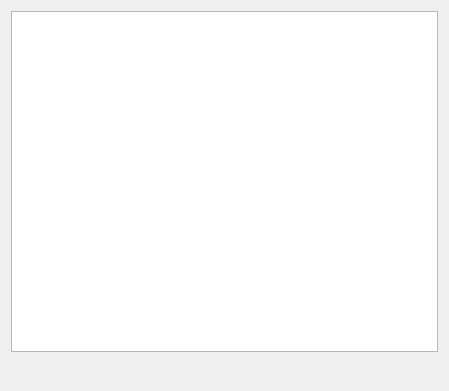
<?xml version="1.0" encoding="UTF-8"?>
<ui version="4.0">
 <class>helpTabWidget</class>
 <widget class="QWidget" name="helpTabWidget">
  <property name="geometry">
   <rect>
    <x>0</x>
    <y>0</y>
    <width>449</width>
    <height>391</height>
   </rect>
  </property>
  <property name="windowTitle">
   <string>Form</string>
  </property>
  <layout class="QVBoxLayout" name="verticalLayout">
   <item>
    <widget class="QTextBrowser" name="helpText"/>
   </item>
   <item>
    <widget class="QWidget" name="linksWidget" native="true">
     <layout class="QHBoxLayout" name="horizontalLayout">
      <property name="spacing">
       <number>0</number>
      </property>
      <property name="leftMargin">
       <number>0</number>
      </property>
      <property name="topMargin">
       <number>0</number>
      </property>
      <property name="rightMargin">
       <number>0</number>
      </property>
      <property name="bottomMargin">
       <number>0</number>
      </property>
      <item>
       <widget class="QPushButton" name="docsButton">
        <property name="sizePolicy">
         <sizepolicy hsizetype="Minimum" vsizetype="Minimum">
          <horstretch>0</horstretch>
          <verstretch>0</verstretch>
         </sizepolicy>
        </property>
        <property name="text">
         <string/>
        </property>
        <property name="iconSize">
         <size>
          <width>32</width>
          <height>32</height>
         </size>
        </property>
        <property name="flat">
         <bool>true</bool>
        </property>
       </widget>
      </item>
      <item>
       <widget class="QPushButton" name="nexusButton">
        <property name="sizePolicy">
         <sizepolicy hsizetype="Minimum" vsizetype="Minimum">
          <horstretch>0</horstretch>
          <verstretch>0</verstretch>
         </sizepolicy>
        </property>
        <property name="text">
         <string/>
        </property>
        <property name="iconSize">
         <size>
          <width>32</width>
          <height>32</height>
         </size>
        </property>
        <property name="flat">
         <bool>true</bool>
        </property>
       </widget>
      </item>
      <item>
       <widget class="QPushButton" name="discordButton">
        <property name="text">
         <string/>
        </property>
        <property name="iconSize">
         <size>
          <width>32</width>
          <height>32</height>
         </size>
        </property>
        <property name="flat">
         <bool>true</bool>
        </property>
       </widget>
      </item>
      <item>
       <widget class="QPushButton" name="githubButton">
        <property name="text">
         <string/>
        </property>
        <property name="iconSize">
         <size>
          <width>32</width>
          <height>32</height>
         </size>
        </property>
        <property name="flat">
         <bool>true</bool>
        </property>
       </widget>
      </item>
      <item>
       <widget class="QPushButton" name="patreonButton">
        <property name="text">
         <string/>
        </property>
        <property name="iconSize">
         <size>
          <width>32</width>
          <height>32</height>
         </size>
        </property>
        <property name="flat">
         <bool>true</bool>
        </property>
       </widget>
      </item>
      <item>
       <spacer name="horizontalSpacer">
        <property name="orientation">
         <enum>Qt::Horizontal</enum>
        </property>
        <property name="sizeHint" stdset="0">
         <size>
          <width>40</width>
          <height>20</height>
         </size>
        </property>
       </spacer>
      </item>
     </layout>
    </widget>
   </item>
  </layout>
 </widget>
 <resources/>
 <connections/>
</ui>
